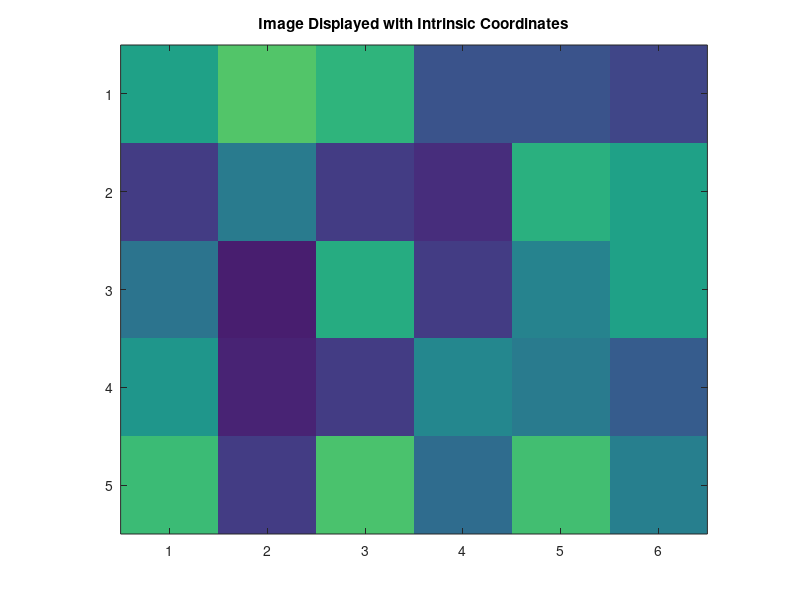
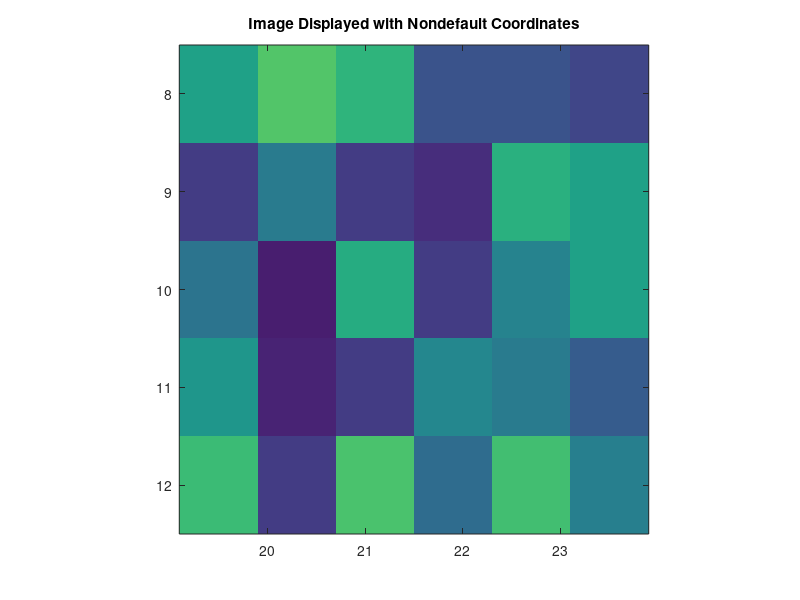

MATLAB code for these plots, in order: (Note: this script raises an error after producing the figures.)
%% Add path
addpath('..')
%% Clear variables
close all
clear all
% %% Generate image data
% A = 50*rand(5,6);
% %% Save generated image
% save('randImg.mat','A')
%% Load image
load('randImg.mat')
% Default XData and YData
fig1 = figure;
img1 = image(A);
ax1 = get(fig1,'CurrentAxes');

axis image
title('Image Displayed with Intrinsic Coordinates');

% Nondefault XData and YData
x = [19.5 23.5];
y = [8.0 12.0];
fig2 = figure;
image(A,'XData',x,'YData',y)
ax2 = get(fig2,'CurrentAxes');

axis image
title('Image Displayed with Nondefault Coordinates');
%% Roi on default image
roiRaw = imfreehand(ax1);
% Save to RoiFreehand object
imageSize = size(A);
position = roiRaw.getPosition();
roi = RoiFreehand(imageSize,position);

% %% Artifical ROI
% imageSize = size(A);
% position = [2 5;2 4;3 4];
% roi = RoiFreehand(imageSize,position);

% Plot ROI patch
pt = roi.createRoiPatch(ax1);
pt = roi.createRoiPatch(ax2);

%% Roi on image 2
roiRaw = imfreehand(ax2);
% Save to RoiFreehand object
% position = roiRaw.getPosition();
roi = RoiFreehand(ax2,roiRaw);

%% Plot ROI patch
pt = roi.createRoiPatch(ax1);
pt = roi.createRoiPatch(ax2);

%% Create mask from ROI
mask = roi.createMask();
figure
image(mask)
colormap(cool(2))
axis image
title('Mask from roi1')
